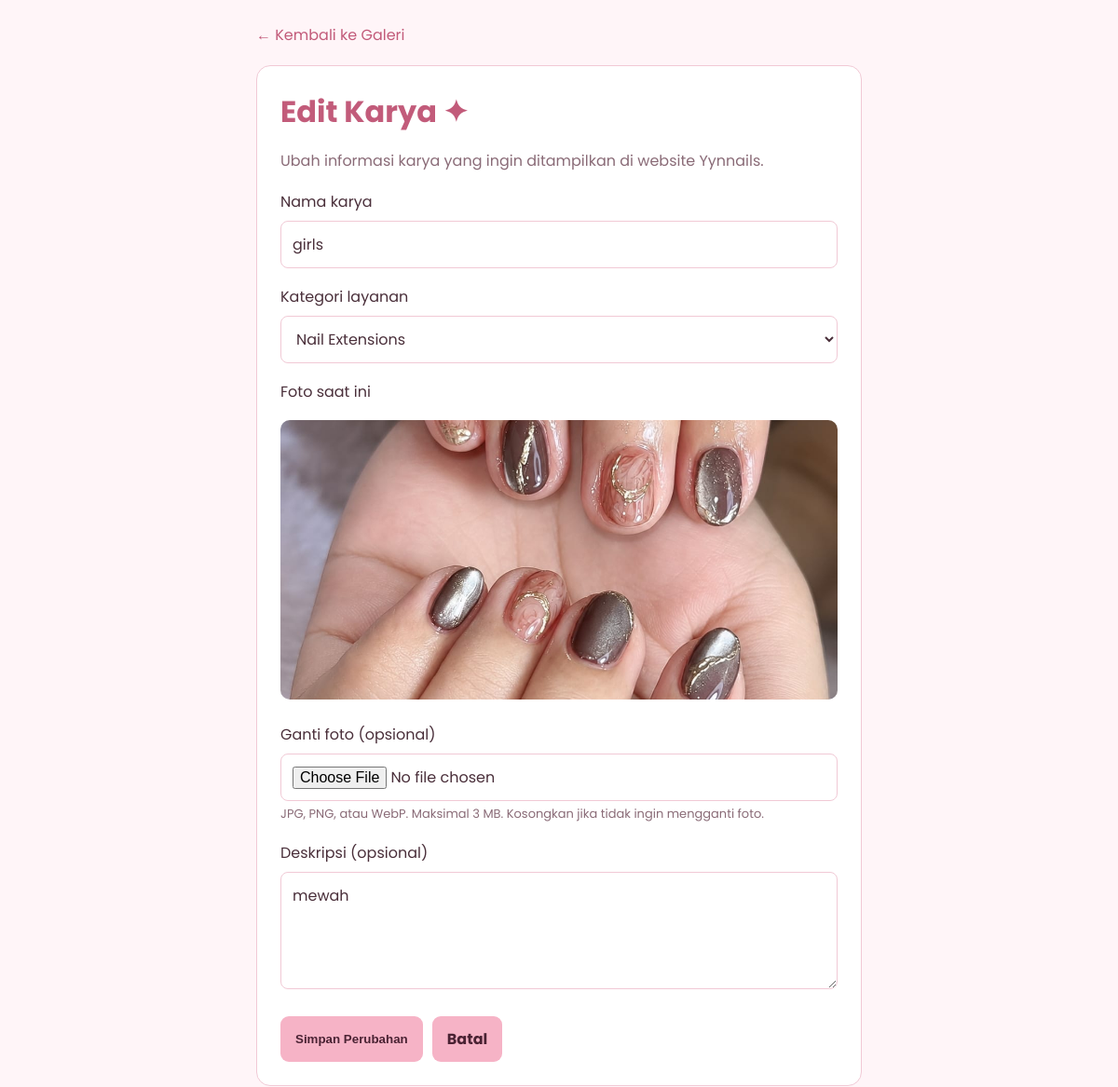
The app's page /admin/edit_galeri.php?id=4 (signed in) with its own data.
### tables this page shows
CREATE TABLE `galeri` (
  `id_galeri` int(10) UNSIGNED NOT NULL,
  `judul` varchar(150) NOT NULL,
  `kategori` varchar(100) NOT NULL,
  `foto` varchar(255) NOT NULL,
  `deskripsi` text DEFAULT NULL,
  `created_at` timestamp NOT NULL DEFAULT current_timestamp(),
  `karya_terbaik` tinyint(1) NOT NULL DEFAULT 0
);

### admin/includes/lib.php (called while the page is built, shortened)
<?php
$A = require __DIR__ . '/../data/content.php';
require_once __DIR__ . '/header.php';
require_once __DIR__ . '/footer.php';
function h($value): string {
    return htmlspecialchars((string) $value, ENT_QUOTES, 'UTF-8');
}
function render_admin(string $key): void {
    require __DIR__ . '/../pages/' . $key . '.php';
}

### admin/edit_galeri.php (called while the page is built)
<?php
require __DIR__ . '/includes/lib.php';
render_admin('edit_galeri');

### admin/data/content.php (called while the page is built)
<?php
$css = ['assets/css/admin.css'];
return [
'site' => 'Yynnails',
'nav' => [
    ['Dashboard',     'dashboard.php', 'dashboard'],
    ['Galeri Karya',  'galeri.php',    'galeri'],
    ['Lihat Website', '../index.php',  ''],
],
'kategori' => [
    'Nail Art',
    'Press-on Nails',
    'Nail Extensions',
    'Manicure',
    'Lash Lift',
],
'pesan_galeri' => [
    'tambah' => 'Karya berhasil ditambahkan!',
    'edit'   => 'Karya berhasil diperbarui!',
    'hapus'  => 'Karya berhasil dihapus!',
],
'pages' => [
    'login' => [
        'title' => 'Login Admin', 'body' => 'pg-login',
        'css' => $css, 'font' => true, 'js' => true, 'auth' => false,
    ],
    'dashboard' => [
        'title' => 'Dashboard Admin', 'body' => 'pg-dashboard',
        'css' => $css, 'font' => true, 'js' => false, 'auth' => true,
    ],
    'galeri' => [
        'title' => 'Galeri Admin', 'body' => 'pg-galeri',
        'css' => $css, 'font' => true, 'js' => false, 'auth' => true,
    ],
    'tambah_galeri' => [
        'title' => 'Tambah Karya', 'body' => 'pg-form',
        'css' => $css, 'font' => true, 'js' => false, 'auth' => true,
    ],
    'edit_galeri' => [
        'title' => 'Edit Karya', 'body' => 'pg-form',
        'css' => $css, 'font' => true, 'js' => false, 'auth' => true,
    ],
    'ubah_password' => [
        'title' => 'Amankan Password Admin', 'body' => '',
        'css' => ['assets/css/admin-password.css'], 'font' => false, 'js' => true, 'auth' => false,
    ],
],
'actions' => [
    'simpan_galeri' => ['auth' => true],
    'update_galeri' => ['auth' => true],
    'hapus_galeri'  => ['auth' => true],
    'proses_status' => ['auth' => true],
    'logout'        => ['auth' => false],
],
];

### admin/pages/edit_galeri.php (the view, shortened to what this page needs)
<?php
$kategoriList = $A['kategori'];
$id = filter_input(INPUT_GET, 'id', FILTER_VALIDATE_INT);
$stmt = $pdo->prepare(
    'SELECT id_galeri, judul, kategori, foto, deskripsi
     FROM galeri
     WHERE id_galeri = :id'
);
$stmt->execute(['id' => $id]);
$karya = $stmt->fetch(PDO::FETCH_ASSOC);
?>
<div class="container">
<a class="back" href="galeri.php">← Kembali ke Galeri</a>
<div class="box">
<h1>Edit Karya ✦</h1>
<p>Ubah informasi karya yang ingin ditampilkan di website Yynnails.</p>
<form action="update_galeri.php" method="post" enctype="multipart/form-data">
    <label for="judul">Nama karya</label>
    <input type="text" id="judul" name="judul"
           maxlength="150" required value="<?= h($karya['judul']) ?>">
    <label for="kategori">Kategori layanan</label>
    <select id="kategori" name="kategori" required>
        <?php foreach ($kategoriList as $item): ?>
            <option value="<?= h($item) ?>"
                <?= $karya['kategori'] === $item ? 'selected' : '' ?>>
                <?= h($item) ?>
            </option>
        <?php endforeach; ?>
    </select>
    <label>Foto saat ini</label>
    <img class="preview"
         src="../<?= h(ltrim($karya['foto'], '/')) ?>"
         alt="<?= h($karya['judul']) ?>">
    <label for="foto">Ganti foto (opsional)</label>
    <input type="file" id="foto" name="foto"
           accept="image/jpeg,image/png,image/webp">
    <small>JPG, PNG, atau WebP. Maksimal 3 MB. Kosongkan jika tidak ingin mengganti foto.</small>
    <label for="deskripsi">Deskripsi (opsional)</label>
    <textarea id="deskripsi" name="deskripsi" rows="4" maxlength="2000"><?= h($karya['deskripsi'] ?? '') ?></textarea>
    <div class="actions">
        <button type="submit" class="button">Simpan Perubahan</button>
        <a href="galeri.php" class="button">Batal</a>
    </div>
</form>
</div>
</div>

### assets/css/admin.css (style rules this page uses)
* { box-sizing:border-box }
:root { --bg:#fff5f8; --card:#ffffff; --ink:#4a2f3a; --mut:#8a6b77; --head:#c25b7a; --line:#f1c9d5; --soft:#ffe6ee; --chip:#ffe3ee;--chip-ink:#a64d78; --btn:#f6b3c6;--btn-h:#f19db6;--btn-ink:#4a2233; --danger:#c9455f; --ok-bg:#e8f5e9;--ok-ink:#216e39;--ok-line:#b7dfbd; --err-bg:#ffe3e8;--err-ink:#a52a47; --sans:Poppins,Arial,sans-serif; }
body { margin:0;font-family:var(--sans);color:var(--ink);background:var(--bg) }
h1 { margin:0 0 8px;color:var(--head) }
p { color:var(--mut) }
a { color:var(--head);text-decoration:none }
.button { display:inline-block;padding:12px 16px;border:0;border-radius:9px;background:var(--btn);color:var(--btn-ink);font-weight:bold;text-decoration:none;cursor:pointer }
.back { display:inline-block;margin-bottom:20px;color:var(--head) }
.pg-form { padding:25px }
.pg-form .container { max-width:650px;margin:auto }
.pg-form .box,.pg-form form,.pg-form .notice { margin-top:22px;padding:25px;border:1px solid var(--line);border-radius:15px;background:var(--card) }
.pg-form .box { margin-top:0 }
.pg-form .box form { margin:0;padding:0;border:0;background:none }
.pg-form p { line-height:1.6 }
.pg-form label { display:block;margin:18px 0 8px }
.pg-form input:not([type=checkbox]):not([type=hidden]),.pg-form select,.pg-form textarea { width:100%;padding:12px;border:1px solid var(--line);border-radius:8px;background:#fff;color:var(--ink);font:inherit }
.pg-form textarea { min-height:100px;resize:vertical }
.pg-form small,.pg-form .hint { color:var(--mut);font-size:13px;line-height:1.5 }
.pg-form .preview { width:100%;max-height:300px;object-fit:cover;border-radius:10px;margin-top:10px }
.pg-form .actions { display:flex;gap:10px;flex-wrap:wrap;margin-top:22px }

### records on screen
galeri: judul "girls", foto (picture), deskripsi "mewah"

### other values on screen
form field kategori "Nail Extensions"
